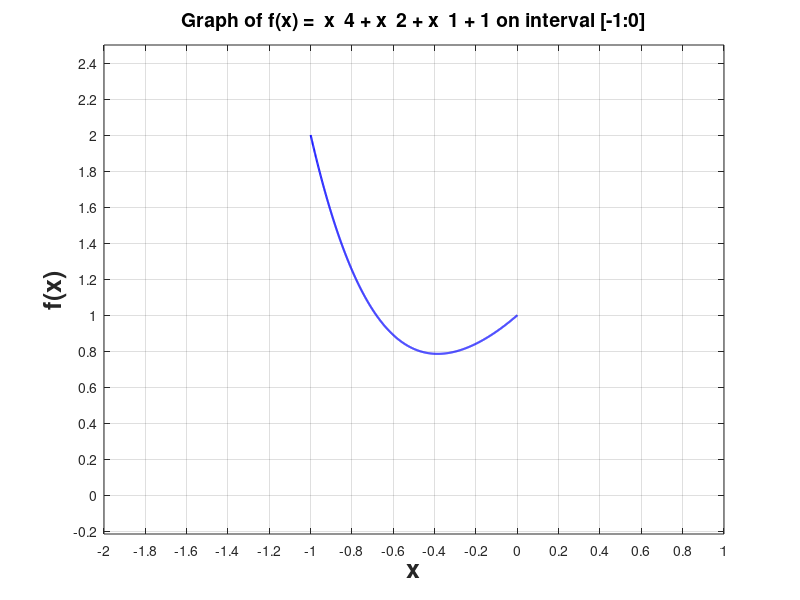

The MATLAB script that drew this image: (Note: this script raises an error after producing the figure.)
%clc;
%clear;

global DERIVATIVE_TYPE_DIFF;
global DERIVATIVE_TYPE_LEFT;
global DERIVATIVE_TYPE_RIGHT;
global DERIVATIVE_TYPE_CENTRAL;
global derivative_type;
global ddf;
global df;

global DERIVATIVE_PRECISION;
global FIRST_DERIVATIVE_COST;
global SECOND_DERIVATIVE_COST;

DERIVATIVE_TYPE_DIFF    = 0;
DERIVATIVE_TYPE_LEFT    = 1;
DERIVATIVE_TYPE_RIGHT   = 2;
DERIVATIVE_TYPE_CENTRAL = 3;

derivative_type = DERIVATIVE_TYPE_CENTRAL;

if derivative_type == DERIVATIVE_TYPE_DIFF
    FIRST_DERIVATIVE_COST = 1;
    SECOND_DERIVATIVE_COST = 1;
else
    FIRST_DERIVATIVE_COST = 2;
    SECOND_DERIVATIVE_COST = 3;
end

function [derivative_val] = calculate_left_derivative(f, x, h)
    derivative_val = (f(x) - f(x - h)) / h;
end

function [derivative_val] = calculate_right_derivative(f, x, h)
    derivative_val = (f(x + h) - f(x)) / h;
end

function [derivative_val] = calculate_central_derivative(f, x, h)
    derivative_val = (f(x + h) - f(x - h)) / (h * 2);
end

function [derivative_val] = calculate_second_derivative(f, x, h)
    derivative_val = (f(x + h) - (2*f(x)) + f(x - h)) / h^2;
end

function [derivative_val] = first_derivative(func, arg)
    global DERIVATIVE_TYPE_DIFF;
    global DERIVATIVE_TYPE_LEFT;
    global DERIVATIVE_TYPE_RIGHT;
    global DERIVATIVE_TYPE_CENTRAL;
    global derivative_type;
    global DERIVATIVE_PRECISION;
    global df;
    switch derivative_type
        case DERIVATIVE_TYPE_DIFF
            derivative_val = double(df(arg));
        case DERIVATIVE_TYPE_LEFT
            derivative_val = calculate_left_derivative(func, arg, DERIVATIVE_PRECISION);
        case DERIVATIVE_TYPE_RIGHT
            derivative_val = calculate_right_derivative(func, arg, DERIVATIVE_PRECISION);
        case DERIVATIVE_TYPE_CENTRAL
            derivative_val = calculate_central_derivative(func, arg, DERIVATIVE_PRECISION);
    end
end

function [derivative_val] = second_derivative(func, arg)
    global DERIVATIVE_TYPE_DIFF;
    global DERIVATIVE_TYPE_LEFT;
    global DERIVATIVE_TYPE_RIGHT;
    global DERIVATIVE_TYPE_CENTRAL;
    global derivative_type;
    global DERIVATIVE_PRECISION;
    global ddf;
    switch derivative_type
        case DERIVATIVE_TYPE_DIFF
            derivative_val = double(ddf(arg));
        case DERIVATIVE_TYPE_LEFT
            derivative_val = calculate_second_derivative(func, arg, DERIVATIVE_PRECISION);
        case DERIVATIVE_TYPE_RIGHT
            derivative_val = calculate_second_derivative(func, arg, DERIVATIVE_PRECISION);
        case DERIVATIVE_TYPE_CENTRAL
            derivative_val = calculate_second_derivative(func, arg, DERIVATIVE_PRECISION);
    end
end

function [xmin, fmin, func_calculations] = digitwise(f, start, stop, precision, k)
    func_calculations = 0;
    delta = 1;
    x = start;
    direction = 1;
    yprev = 0;
    while delta > precision
        delta = delta / k;
        yprev = f(start);
        func_calculations = func_calculations + 1;
        x = x + delta*direction;
        y = f(x);
        func_calculations = func_calculations + 1;
        while y < yprev
            yprev = y;
            xprev = x;
            x = x + delta*direction;
            y = f(x);
            func_calculations = func_calculations + 1;
        end
        direction = direction * -1;
    end
    fmin = yprev;
    xmin = xprev;
end

function [xmin, fmin, func_calculations] = dichotomy(f, start, stop, target_precision)
    func_calculations = 0;
    d = 0.2*target_precision;
    achieved_precision = (stop - start) / 2;
    while achieved_precision > target_precision
        x1 = (start + stop - d) / 2;
        x2 = (start + stop + d) / 2;
        y1 = f(x1);
        y2 = f(x2);
        func_calculations = func_calculations + 2;
        if y1 <= y2
            stop = x2;
        else
            start = x1;
        end
        achieved_precision = (stop - start) / 2;
    end
    xmin = (stop + start) / 2;
    fmin = f(xmin);
    func_calculations = func_calculations + 1;
end

function [xmin, fmin, func_calculations] = goldenratio(f, start, stop, target_precision)
    tau = (sqrt(5) - 1) / 2;
    x1 = start + (1 - tau) * (stop - start);
    x2 = start + tau * (stop - start);
    y1 = f(x1);
    y2 = f(x2);
    func_calculations = 2;
    n = 0;
    achieved_precision = (stop - start) / 2 * tau^n;
    while achieved_precision > target_precision
        if y1 <= y2
            stop = x2;
            x2 = x1;
            x1 = start + stop - x2;
            y2 = y1;
            y1 = f(x1);
            func_calculations = func_calculations + 1;
        else
            start = x1;
            x1 = x2;
            x2 = start + stop - x1;
            y1 = y2;
            y2 = f(x2);
            func_calculations = func_calculations + 1;
        end
        n = n + 1;
        achieved_precision = achieved_precision * tau;
    end
    xmin = (x1 + x2) / 2;
    fmin = f(xmin);
    func_calculations = func_calculations + 1;
end

function [xmin, fmin, func_calculations] = parabolic(f, start, stop, target_precision)
    x1 = start;
    x2 = (start + stop) / 2;
    x3 = stop;
    f1 = f(x1);
    f2 = f(x2);
    f3 = f(x3);
    func_calculations = 3;
    while ~((f1 >= f2) && (f2 <= f3))
        if f1 > f3
            x2 = (x2 + x3) / 2;
        else
            x2 = (x1 + x2) / 2;
        end
        f2 = f(x2);
        func_calculations = func_calculations + 1;
    end
    xmin = x2;
    delta = target_precision + 1;

    while delta > target_precision
        a0 = f1;
        a1 = (f2 - f1)/(x2 - x1);
        a2 = 1/(x3 - x2) * (((f3-f1)/(x3-x1))-((f2-f1)/(x2-x1)));
        xminprev = xmin;
        xmin = 1/2*(x1 + x2 - a1/a2);
        fmin = f(xmin);
        func_calculations = func_calculations + 1;

        if xmin < x2
            if fmin >= f2
                x1 = xmin;
                f1 = fmin;
            else
                x1 = x2;
                f1 = f2;
                x2 = xmin;
                f2 = fmin;
            end
        else
            if fmin >= f2
                x3 = xmin;
                f3 = fmin;
            else
                x1 = x2;
                f1 = f2;
                x2 = xmin;
                f2 = fmin;
            end
        end
        delta = abs(xminprev - xmin);
    end
end

function [xmin, fmin, func_calculations] = middlepoint(func, start, stop, target_precision)
    global FIRST_DERIVATIVE_COST;
    func_calculations = 0;
    xmin = (stop + start) / 2;
    dfmin = first_derivative(func, xmin);
    func_calculations = func_calculations + FIRST_DERIVATIVE_COST;
    while abs(dfmin) > target_precision
        if dfmin > 0
            stop = xmin;
        else
            start = xmin;
        end
        xmin = (start + stop) / 2;
        dfmin = first_derivative(func, xmin);
        func_calculations = func_calculations + FIRST_DERIVATIVE_COST;
    end
    fmin = func(xmin);
    func_calculations = func_calculations + 1;
end

function [xmin, fmin, func_calculations] = chord(func, start, stop, target_precision)
    global FIRST_DERIVATIVE_COST;
    func_calculations = 0;
    dfa = first_derivative(func, start);
    dfb = first_derivative(func, stop);
    xmin = start - (dfa / (dfa - dfb)) * (start - stop);
    dfmin = first_derivative(func, xmin);
    func_calculations = func_calculations + FIRST_DERIVATIVE_COST * 3;
    while abs(dfmin) > target_precision
        if dfmin > 0
            stop = xmin;
            dfb = dfmin;
        else
            start = xmin;
            dfa = dfmin;
        end
        xmin = start - (dfa / (dfa - dfb)) * (start - stop);
        dfmin = first_derivative(func, xmin);
        func_calculations = func_calculations + FIRST_DERIVATIVE_COST;
    end
    fmin = func(xmin);
    func_calculations = func_calculations + 1;
end

function [xmin, fmin, func_calculations] = Newton(func, start, target_precision)
    global FIRST_DERIVATIVE_COST;
    global SECOND_DERIVATIVE_COST;
    func_calculations = 0;
    xmin = start;
    dfmin = first_derivative(func, xmin);
    ddfmin = second_derivative(func, xmin);
    func_calculations = func_calculations + FIRST_DERIVATIVE_COST + SECOND_DERIVATIVE_COST;
    step = abs(dfmin/ddfmin);
    while abs(dfmin) > target_precision
        xmin = xmin - dfmin/ddfmin;
        prevstep = step;
        step = abs(dfmin/ddfmin);
        if (step - prevstep) > 0
            xmin = Inf;
            break
        end 
        dfmin = first_derivative(func, xmin);
        ddfmin = second_derivative(func, xmin);
        func_calculations = func_calculations + FIRST_DERIVATIVE_COST + SECOND_DERIVATIVE_COST;
    end
    fmin = func(xmin);
    func_calculations = func_calculations + 1;
end

function [xmin, fmin, func_calculations] = Newton_Raphson(func, start, target_precision)
    global FIRST_DERIVATIVE_COST;
    global SECOND_DERIVATIVE_COST;
    func_calculations = 0;
    xmin = start;
    dfmin = first_derivative(func, xmin);
    ddfmin = second_derivative(func, xmin);
    func_calculations = func_calculations + FIRST_DERIVATIVE_COST + SECOND_DERIVATIVE_COST;
    step = abs(dfmin/ddfmin);
    while abs(dfmin) > target_precision
        xrude = xmin - dfmin/ddfmin;
        dfxrude = first_derivative(func, xrude);
        func_calculations = func_calculations + FIRST_DERIVATIVE_COST;
        tau = dfmin^2 / (dfmin^2 + dfxrude^2);
        xmin = xmin - dfmin/ddfmin * tau;
        prevstep = step;
        step = abs(dfmin/ddfmin);
        if (step - prevstep) > 0
            xmin = Inf;
            break
        end 
        dfmin = first_derivative(func, xmin);
        ddfmin = second_derivative(func, xmin);
        func_calculations = func_calculations + FIRST_DERIVATIVE_COST + SECOND_DERIVATIVE_COST;
    end
    fmin = func(xmin);
    func_calculations = func_calculations + 1;
end

function [xmin, fmin, func_calculations] = Marquardt(func, start, target_precision)
    global FIRST_DERIVATIVE_COST;
    global SECOND_DERIVATIVE_COST;
    func_calculations = 0;
    xmin = start;
    dfmin = first_derivative(func, xmin);
    ddfmin = second_derivative(func, xmin);
    func_calculations = func_calculations + FIRST_DERIVATIVE_COST + SECOND_DERIVATIVE_COST;
    step = abs(dfmin/ddfmin);
    mu = ddfmin * 10;
    fx = func(xmin);
    func_calculations = func_calculations + 1;
    while abs(dfmin) > target_precision
        xmin = xmin - dfmin/(ddfmin + mu);
        fxnew = func(xmin);
        func_calculations = func_calculations + 1;
        if fx > fxnew
            mu = mu / 2;
        else
            mu = mu * 2;
        end
        fx = fxnew;
        prevstep = step;
        step = abs(dfmin/ddfmin);
        if (step - prevstep) > 0
            xmin = Inf;
            break
        end 
        dfmin = first_derivative(func, xmin);
        ddfmin = second_derivative(func, xmin);
        func_calculations = func_calculations + FIRST_DERIVATIVE_COST + SECOND_DERIVATIVE_COST;
    end
    fmin = func(xmin);
    func_calculations = func_calculations + 1;
end

function [range_start, range_end] = FindConvergenceInterval(f, start, minimizingFunc, target_precision)
    
    prevapprox = start;
    newapprox = -100;
    while(abs(prevapprox - newapprox) > target_precision)
        [x, y] = minimizingFunc(f, newapprox, target_precision);
        if abs(x) < 1e-2
            prevapprox = newapprox;
            newapprox = newapprox * 2;
        else
            newapprox = (newapprox + prevapprox) / 2;
        end
    end
    range_start = prevapprox;

    prevapprox = start;
    newapprox = 100;
    while(abs(prevapprox - newapprox) > target_precision)
        [x, y] = minimizingFunc(f, newapprox, target_precision);
        if abs(x) < 1e-2
            prevapprox = newapprox;
            newapprox = newapprox * 2;
        else
            newapprox = (newapprox + prevapprox) / 2;
        end
    end
    range_end = prevapprox;
end

function [xmin, fmin, func_calculations] = Polyline(func, start, stop, target_precision)
    L = abs(double(get_lipschitz_const(func, start, stop, target_precision))) - 1;
    f_a = func(start);
    f_b = func(stop);
    func_calculations = 2;
    x = (f_a - f_b + L*(start + stop)) / (2*L);
    y = (f_a + f_b + L*(start - stop)) / 2;
    x_p_arr = [[x, y]];
    delta_y = target_precision + 1;
    while delta_y > target_precision
        [p, i] = min(x_p_arr(:,2));
        x = x_p_arr(i,1);
        y = func(x);
        func_calculations = func_calculations + 1;
        delta_x = (y - p) / (2*L);
        delta_y = delta_x * (2*L);
        x1 = x - delta_x;
        x2 = x + delta_x;
        p = (y + p) / 2;
        x_p_arr = [x_p_arr(1:i - 1,:); [x1, p]; [x2, p]; x_p_arr(i + 1:end,:)];
    end
    xmin = x;
    fmin = y;
end

function plotSingleFunction(f, start, stop)
    % Create x values symmetric around zero
    x = linspace(start, stop, 1000);
    y = f(x);
    step = 0.2;
    % Create figure and plot
    figure;
    plot(x, y, 'b-', 'LineWidth', 1.5);
    
    % Axis labels with formatting
    xlabel('x', 'FontSize', 18, 'FontWeight', 'bold');
    ylabel('f(x)', 'FontSize', 18, 'FontWeight', 'bold');
    functext = func2str(f);
    functext = erase(functext, '.');
    titletext = sprintf('Graph of f(x) = %s on interval [%d:%d]', functext(5:end), start, stop);
    title(titletext, 'FontSize', 14);
    
    % Set axis limits to include origin
    xlim([start-1, stop+1]);
    ylim([min(y)-1, max(y)+0.5]);
    
    % Configure axis divisions (price delenia)
    xticks(start-1:step:stop+1);
    yticks(floor(min(y)-1):step:ceil(max(y)+0.5));
    
    % Emphasize axes
    grid on;
    ax = gca;
    ax.GridLineStyle = '--';
    ax.GridAlpha = 0.3;
    
    % Highlight the coordinate origin
    hold on;
    plot(0, 0, 'ro', 'MarkerSize', 8, 'MarkerFaceColor', 'black');
    
    % Emphasize x and y axes with thicker lines
    xl = xlim;
    yl = ylim;
    line(xl, [0, 0], 'Color', 'k', 'LineWidth', 1.2); % x-axis
    line([0, 0], yl, 'Color', 'k', 'LineWidth', 1.2); % y-axis
    
    hold off;
end

function plotTableFunctionsLogLog(funcNames, tableData, xLimits, yLimits)
    % tableData: table where first column is x-values, subsequent columns are y-values
    % xLimits: [xmin, xmax] for x-axis limits
    % yLimits: [ymin, ymax] for y-axis limits
    
    % Extract x and y data
    x = tableData(:, 1); % First column as x-values
    
    figure;
    hold on;
    
    % Plot each function (each column after the first)
    numFunctions = size(tableData, 2) - 1;
    colors = lines(numFunctions); % Different colors for each function
    styles = ['o', '+', '*', 'x', 'square', '^', 'v', ">", "<", "pentagram", "hexagram"];
    
    for i = 1:numFunctions
        y = tableData(:, i+1); % Subsequent columns as y-values
        
        % Create log-log plot using set(gca) method :cite[2]
        plot(x, y, sprintf('-%s', styles(i)), 'LineWidth', 1.5, 'Color', colors(i, :), ...
             'DisplayName', sprintf('%s', funcNames(i+1)));
    end
    
    % Set logarithmic scale for both axes
    %xscale log;
    %yscale log;
    
    % Set axis limits if provided
    if exist('xLimits', 'var') && ~isempty(xLimits)
        xlim(xLimits);
    end
    if exist('yLimits', 'var') && ~isempty(yLimits)
        ylim(yLimits);
    end
    
    % Labels and formatting
    xlabel('Precision', 'FontSize', 18, 'FontWeight', 'bold');
    ylabel('Function calculations', 'FontSize', 18, 'FontWeight', 'bold');
    title('Algorithms speed', 'FontSize', 14);
    
    legend('show', 'Location', 'best');
    grid on;
    
    hold off;
end

target_precision = 0.000001;
DERIVATIVE_PRECISION = target_precision;
start = -1;
stop = 0;
f = @(x) x.^4 + x.^2 + x.^1 + 1;
plotSingleFunction(f, start, stop);
syms func(x);
func(x) = f;
df = matlabFunction(diff(func, x));
ddf = matlabFunction(diff(func, x, 2));
% Names = ["precision", "bruteforce", "digitiwise", "dichotomy", "golden ratio", "parabolic", "middle point", "chords", "Newton", "Newton-Raphson", "Marquardt"];
% %Names = ["precision", "middle point", "chords", "Newton", "Newton-Raphson", "Marquardt"];
% N = [];
% min_pow = -9;
% max_pow = -1;
% for i = min_pow:max_pow
%     target_precision = 10^(i);
%     [x, y, Nbrute] = bruteforce(f, start, stop, target_precision);
%     [x, y, Ndigit] = digitwise(f, start, stop, target_precision);
%     [x, y, Ndich] = dichotomy(f, start, stop, target_precision);
%     [x, y, Ngold] = goldenratio(f, start, stop, target_precision);
%     [x, y, Nparab] = parabolic(f, start, stop, target_precision);
%     [x, y, Nmid] = middlepoint(f, start, stop, target_precision);
%     [x, y, Nchord] = chord(f, start, stop, target_precision);
%     [x, y, Nnewt] = Newton(f, (start + stop) / 2, target_precision);
%     [x, y, Nnr] = Newton_Raphson(f, (start + stop) / 2, target_precision);
%     [x, y, Nmarq] = Marquardt(f, (start + stop) / 2, target_precision);
% 
%     N = [N;[target_precision, Nbrute, Ndigit, Ndich, Ngold, Nparab, Nmid, Nchord, Nnewt, Nnr, Nmarq]];
%     %N = [N;[target_precision, Nmid, Nchord, Nnewt, Nnr, Nmarq]];
% end
% %plotTableFunctionsLogLog(Names, N, [10^(min_pow), 10^(max_pow)], [0, 10^9])
% plotTableFunctionsLogLog(Names, N, [10^(min_pow), 10^(max_pow)], [1, 80])

N = [];
Names = ["k", "digitwise"];
target_precision = 1e-6;
start_k = 2;
stop_k = 10;
for k = start_k:stop_k
    %Names = [Names, sprintf("k = %d", k)];
    [x, y, Ndigit] = digitwise(f, start, stop, target_precision, k);
    N = [N;[k, Ndigit]];
end
plotTableFunctionsLogLog(Names, N, [start_k, stop_k], [1, 160])

f = @(x) x .* atan(x) - 1/2 * log(1 + x.^2);
plotSingleFunction(f, -4, 4);
syms func(x);
func(x) = f;
df = matlabFunction(diff(func, x));
ddf = matlabFunction(diff(func, x, 2));
target_precision = 0.001;
%[range_start, range_end] = FindConvergenceInterval(f, 0, @Newton, target_precision);
%[range_start, range_end] = FindConvergenceInterval(f, 0, @Newton_Raphson, target_precision);
%[range_start, range_end] = FindConvergenceInterval(f, 0, @Marquardt, target_precision);

f = @(x) cos(x)./(x.^2);
start = 1;
stop = 12;
plotSingleFunction(f, start, stop);
syms func(x);
func(x) = f;
df = matlabFunction(diff(func, x));
ddf = matlabFunction(diff(func, x, 2));
L = abs(double(get_lipschitz_const(f, start, stop, 0.000001))) + 1
N1 = [];
for i = 1:7
    target_precision = 10^(-i);
    n = ceil(L * (stop - start) / (target_precision * 2));
    %[x, y, Nbrute] = bruteforce(f, start, stop, target_precision);
    arg = linspace(start, stop, n);
    y = f(arg);
    [fmin, ind] = min(y);
    xmin = arg(ind);
    N1 = [N1 n];
end
N2 = [];
for i = 1:7
    target_precision = 10^(-i);
    [x, y, Npoly] = Polyline(f, start, stop, target_precision)
    N2 = [N2 Npoly];
end
N = [N1;N2]

f = @(x) 1/10 .* x + 2.*sin(4.*x);
start = 0;
stop = 4;
plotSingleFunction(f, start, stop);
syms func(x);
func(x) = f;
df = matlabFunction(diff(func, x));
ddf = matlabFunction(diff(func, x, 2));
L = abs(double(get_lipschitz_const(f, start, stop, 0.000001))) + 1
N1 = [];
for i = 1:7
    target_precision = 10^(-i);
    n = ceil(L * (stop - start) / (target_precision * 2));
    %[x, y, Nbrute] = bruteforce(f, start, stop, target_precision);
    arg = linspace(start, stop, n);
    y = f(arg);
    [fmin, ind] = min(y);
    xmin = arg(ind);
    N1 = [N1 n];
end
N2 = [];
for i = 1:7
    target_precision = 10^(-i);
    [x, y, Npoly] = Polyline(f, start, stop, target_precision)
    N2 = [N2 Npoly];
end
N = [N1;N2]